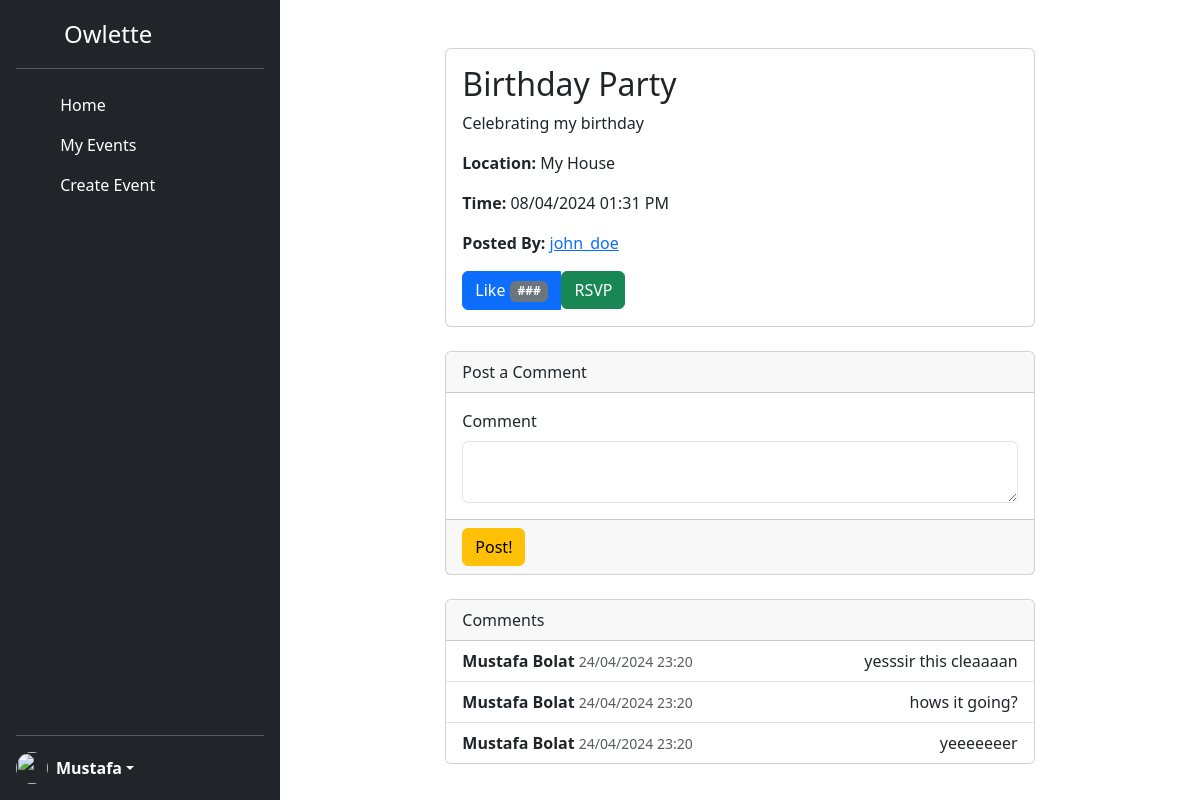
The app's page /eventview/1 (signed in), older data.
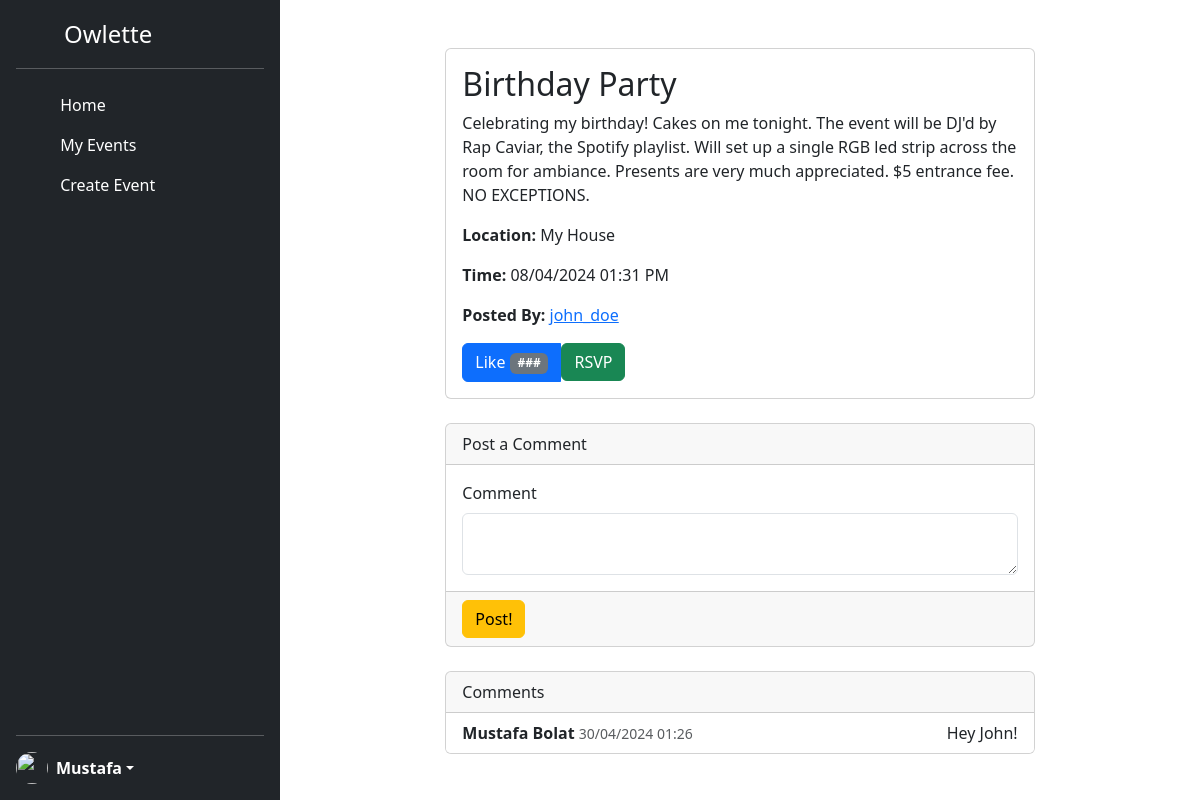
The same page, newer data.
### models.py (models this page shows, shortened)
class Event(db.Model):
    __tablename__ = 'event'
    eventID = db.Column(db.Integer, primary_key=True)
    userID = db.Column(db.Integer, db.ForeignKey('user.userid'))
    title = db.Column(db.String(80))
    status = db.Column(db.String(80), default='active')
    description = db.Column(db.String(1000))
    eventTime = db.Column(db.DateTime)
    location = db.Column(db.String(80))
    flairone_id = db.Column(db.Integer, db.ForeignKey('flair.flairID'))
    flairtwo_id = db.Column(db.Integer, db.ForeignKey('flair.flairID'))
    flarirthree_id = db.Column(db.Integer, db.ForeignKey('flair.flairID'))
    flairone = db.relationship('Flair', foreign_keys=[flairone_id])
    flairtwo = db.relationship('Flair', foreign_keys=[flairtwo_id])
    flarirthree = db.relationship('Flair', foreign_keys=[flarirthree_id])
    comments = db.relationship('Comment', backref='comments', lazy='dynamic')
    op = db.relationship('User', backref='op', lazy='joined')

class Comment(db.Model):
     __tablename__ = 'comment'
     commentID = db.Column(db.Integer, primary_key=True)
     userID = db.Column(db.Integer, db.ForeignKey('user.userid'))
     eventID = db.Column(db.Integer, db.ForeignKey('event.eventID'))
     message = db.Column(db.String(255))
     timestamp = db.Column(db.DateTime, default=datetime.now(pytz.timezone('US/Eastern')))
     author = db.Relationship('User', backref='author', lazy='joined')

class User(db.Model, UserMixin):
    __tablename__ = 'user'
    userid = db.Column(db.Integer,
                   primary_key=True)
    username = db.Column(db.String(40),
                         nullable=False,
                         unique=True)
    email = db.Column(db.String(40),
                      unique=True,
                      nullable=False)
    password = db.Column(db.String(200),
                         unique=False,
                         nullable=False)
    firstname = db.Column(db.String(40),
                         nullable=False)
    lastname = db.Column(db.String(40),
                         nullable=False)
    bio = db.Column(db.String(255),
                         nullable=True)
    created_at = db.Column(db.DateTime,
                           nullable=False,
                           default=datetime.now(pytz.timezone('US/Eastern')))
    ismod = db.Column(db.Boolean,
                           default=False)
    posts = db.relationship('Event', backref='author', lazy='dynamic')

### app.py (the view, shortened to what this page needs)
@app.route('/eventview/<int:eventID>', methods=['GET','POST'])
@login_required
def eventdetailview(eventID):
    form = commentForm(request.form)
    singleEvent = Event.query.get(eventID)
    flairName = singleEvent.flairone.name if singleEvent.flairone else "None"  # Retrieve the flairs for the event
    user_has_rsvped = RSVP.query.filter_by(userID=current_user.userid, eventID=eventID).first() is not None
    return render_template("eventdetailview.html", singleEvent=singleEvent, flairName=flairName,
                user_has_rsvped=user_has_rsvped, form=form)

### forms.py
class commentForm(FlaskForm):
    message = TextAreaField('Comment', validators=[DataRequired(), Length(max=255)])
    submit = SubmitField(label='Post!')

### app.py (called while the page is built)
@login_manager.user_loader
def load_user(userid):
    return User.query.get(int(userid))

### templates/eventdetailview.html (shortened to what this page needs)
{% extends "base.html" %}
{% block content %}
<div class="container">
    <div class="row">
      <div class="col-md-8 mx-auto mt-5">
        <div class="card">
          <div class="card-body">
            <h2 class="card-title">{{singleEvent.title}}</h2>
            <p class="card-text">{{singleEvent.description}}</p>
            <p class="card-text"><strong>Location:</strong> {{singleEvent.location}}</p>
            <p class="card-text"><strong>Time:</strong> {{singleEvent.eventTime.strftime(' %d/%m/%Y %I:%M %p')}}</p>
            <p class="card-text"><strong>Posted By:</strong> <a href='{{url_for('profileView', userid=singleEvent.op.userid)}}'>{{singleEvent.op.username}}</a></p>
            <div class="btn-group" role="group" aria-label="Event Actions">
              <button type="button" class="btn btn-primary">
                Like <span class="badge text-bg-secondary">###</span>
              </button>
              <form action="{{ url_for('rsvp_to_event', event_id=singleEvent.eventID) }}" method="post">
                {% if user_has_rsvped %}
                <button type="submit" class="btn btn-danger">
                    <i class="fas fa-times"></i> Cancel RSVP
                </button>
                {% else %}
                <button type="submit" class="btn btn-success">
                     RSVP
                </button>
                {% endif %}
              </form>
            </div>
          </div>
        </div>
        <div class="card mt-4">
          <div class="card-header">
              <div class="col-auto me-auto">Post a Comment</div>
          </div>
          <div class='card-body'>
              <form method="POST">
                {{ form.message.label(class="form-label") }}
                {{ form.message(class="form-control")  }}
          </div>
          <div class='card-footer'>
            {{ form.submit(class="btn btn-warning") }}
          </div>
        </div>
        <div class="card mt-4">
          <div class="card-header">
            Comments
          </div>
          <ul class="list-group list-group-flush">
            {% for comment in singleEvent.comments%}
            <li class="list-group-item">
              <div class="d-flex justify-content-between">
                <div>
                  <strong>{{comment.author.firstname}} {{comment.author.lastname}}</strong>
                  <small class="text-muted">{{ comment.timestamp.strftime(' %d/%m/%Y %H:%M ') }}</small>
                </div>
                <div>
                  <span>{{comment.message}}</span>
                </div>
              </div>
            </li>
            {% endfor %}
          </ul>
        </div>
      </div>
    </div>
  </div>
{% endblock %}

Row changes from the older to the newer data that the page shows:
no longer on this page (row edited): Comment: author.firstname "Mustafa", author.lastname "Bolat", timestamp "24/04/2024 23:20", message "yesssir this cleaaaan"
no longer on this page (row edited): Comment: author.firstname "Mustafa", author.lastname "Bolat", timestamp "24/04/2024 23:20", message "hows it going?"
changed Event "Birthday Party": description "Celebrating my birthday" → "Celebrating my birthday! Cakes on me tonight. The event will be DJ'd by Rap Caviar, the Spotify playlist. Will set up a single RGB led strip across the room for ambiance. Presents are very much appreciated. $5 entrance fee. NO EXCEPTIONS."
changed Comment "Mustafa": timestamp "24/04/2024 23:20" → "30/04/2024 01:26"; message "yeeeeeeer" → "Hey John!"
